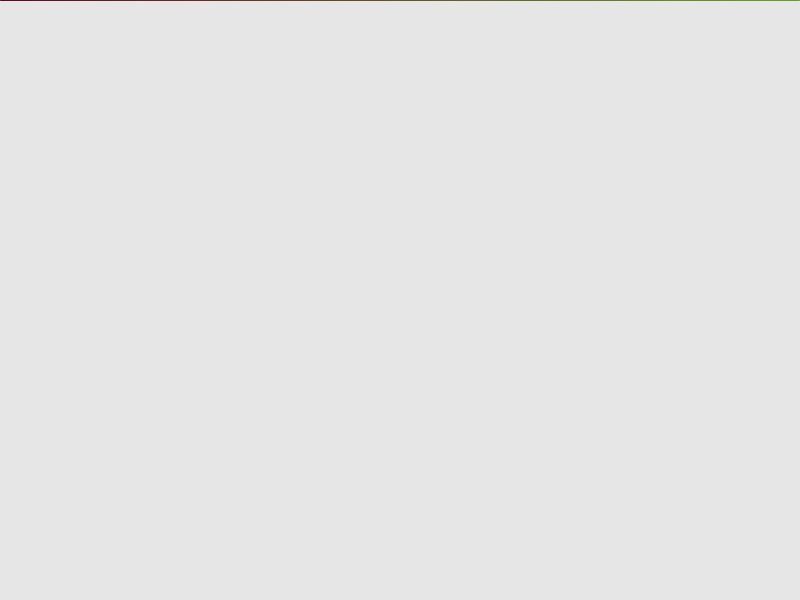
Frame 1 (no input)
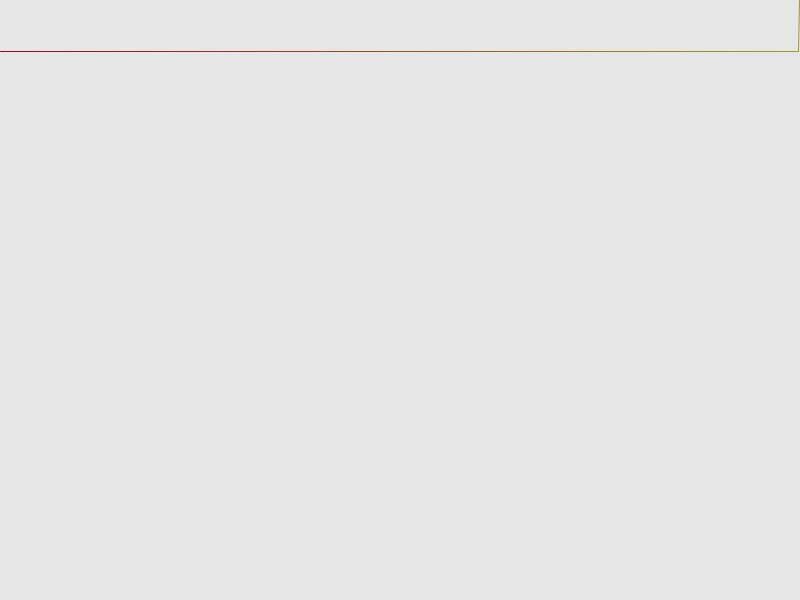
Frame 60 (the mouse pressed at the canvas centre just before this capture)
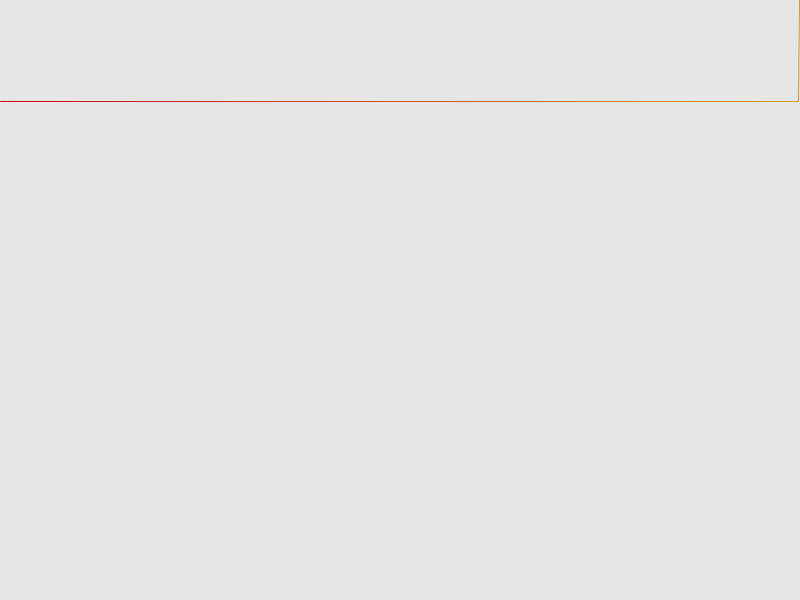
Frame 120 (the mouse held since frame 60 and released just before this capture)

The Processing sketch that drew these frames (run headless with seeded random() and noise(); from frame 60 on, the mouse is pressed at the canvas centre):

// Processing sketch: ti_83_plus
// ── ti_83_plus.pde
class Point {
  float x, y;
  float target_y = 0.0;
  Point(float x, float y){
    this.x = x;
    this.y = y;
  }
  void draw(){
    fill(250, 30, 30);
    circle(x , y, 1);
  }
  void step(float delta){
    float new_y = y;
    //new_y += target_y;
    //new_y /= 2.0;
    
    if (new_y > target_y){
      new_y -= delta;
    }
    if (new_y < target_y){
      new_y += delta;
    }
    
    y = new_y;
  }
}

void setup(){
  size(800, 600);
  for (int i = 0; i < width; i++){
    points.add(new Point(i, 0));
  }
}

float graphfunction(Point p){
  return (float)Math.sin(p.x/100.0)*100.0+(height/2);
}

ArrayList<Point> points = new ArrayList<>();

void draw(){
  background(230);
  noFill();
  
  //beginShape();
  for (int i = 0; i < points.size()-1; i++){
    //points.get(i).draw();
    Point p = points.get(i);
    Point p2 = points.get(i+1);
    stroke(p.y+100.0, p.x/5 , 30);
    //vertex(p.x,p.y);
    line(p.x, p.y, p2.x, p2.y);
    
    
    points.get(i).step(50.0/frameRate);
    points.get(i).target_y = graphfunction(points.get(i));
  }
  //endShape();
}
